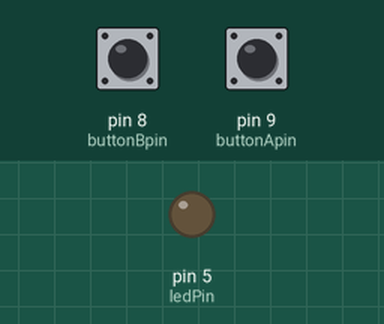
This program was run on a simulated Arduino Uno, built with avr-gcc and run on an emulated ATmega328P. On the bench: output pins drawn as LEDs (lit = HIGH). The test bench sets the inputs (shaded band); at power-on: pin 9 (buttonApin) HIGH, pin 8 (buttonBpin) HIGH.

Above: at 1.2 s.
1.3 s: pin 9 (buttonApin) pulled LOW for 0.15 s
At 2.5 s:
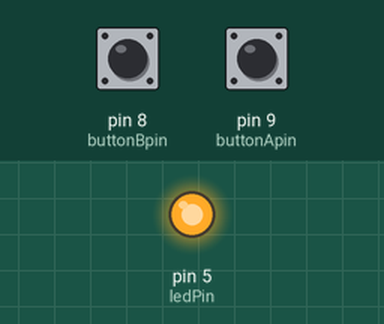
2.9 s: pin 8 (buttonBpin) pulled LOW for 0.15 s
At 3.8 s:
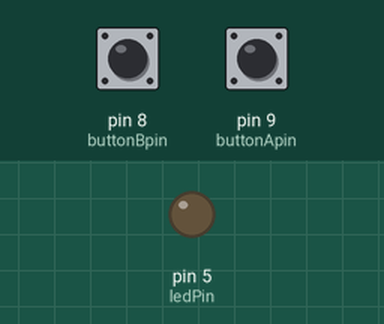
4.5 s: pin 9 (buttonApin) pulled LOW for 1 s
At 5.1 s:
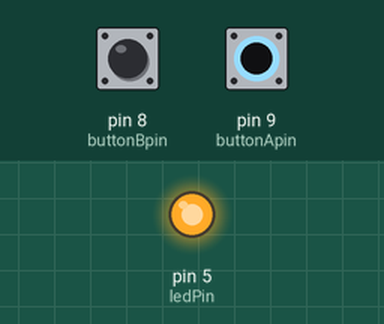
7.0 s: pin 8 (buttonBpin) driven LOW and pin 9 (buttonApin) driven LOW
At 8.2 s:
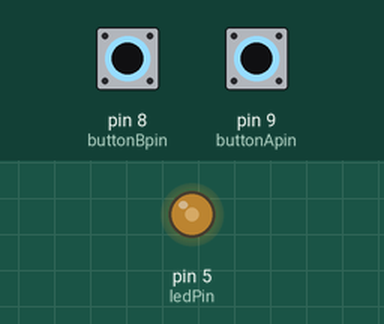
8.5 s: pin 8 (buttonBpin) driven HIGH
At 9.1 s:
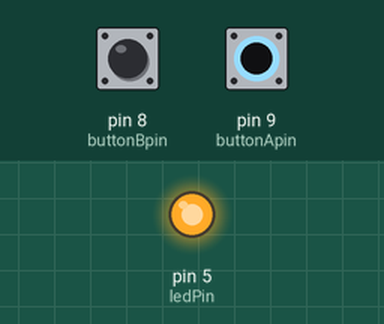
Timing chart, 0 to 11.0 s (numbered marks = the images above; inputs shaded):
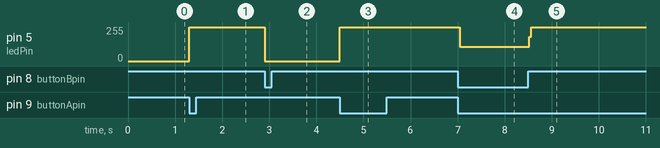

The program:

main.cpp
```cpp
#include <Arduino.h>

// Defines variables for pins used

// Output
int ledPin = 5;

// Button A - Turns LED on
int buttonApin = 9;

// Button B - Turns LED off
int buttonBpin = 8;

void setup()
{
  pinMode(ledPin, OUTPUT);

  // pressing button pulls LOW
  // if nothing is connected to INPUT, it will be 'pulled up' to HIGH
  // it is HIGH unless the button is pressed
  pinMode(buttonApin, INPUT_PULLUP);
  pinMode(buttonBpin, INPUT_PULLUP);
}

void loop()
{
  // Checks to see if Button A (LED ON) is pressed
  if (digitalRead(buttonApin) == LOW)
  {
    // if Button A is pressed, pull LED HIGH
    digitalWrite(ledPin, HIGH);
  }

// Checks to see if Button B (LED OFF) is pressed
  if (digitalRead(buttonBpin) == LOW)
  {
    // if Button B is pressed, pull LED Low
    digitalWrite(ledPin, LOW);
  }
}
```

Measured:
- after the input at 1.3 s, pin 5 (ledPin): 0/255 → 255/255 at once
- after the input at 2.9 s, pin 5 (ledPin): 255/255 → 0/255 at once
- after the input at 4.5 s, pin 5 (ledPin): 0/255 → 255/255 at once
- after the input at 7.0 s, pin 5 (ledPin): 255/255 → 108/255 at once
- after the input at 8.5 s, pin 5 (ledPin): 108/255 → 255/255 at once
